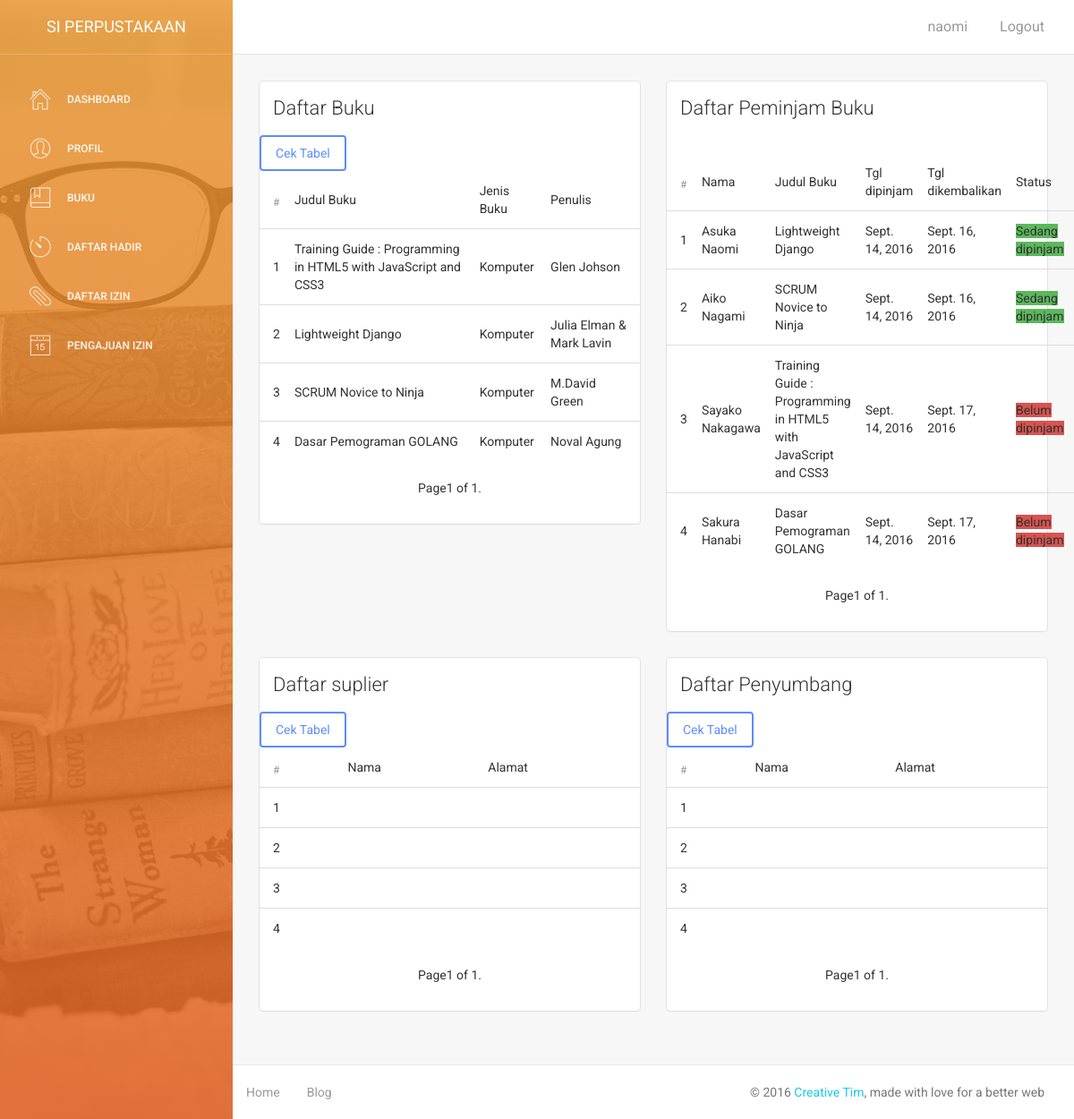
The page /tampil_tabel/ (signed in) on the database its author committed.
### buku/models.py (models this page shows, shortened)
class data_buku(models.Model):
	JENIS_BUKU_CHOICE = {
		('Novel','novel'),
		('Cerpen','Cerpen'),
		('Majalah','majalah'),
		('Komik','komik'),
		('Manga','manga'),
		('Komputer','komputer'),
		('Sekolah','sekolah')
	}
	judul_buku = models.CharField(max_length = 100)
	jenis_buku = models.CharField(max_length = 50, choices = JENIS_BUKU_CHOICE)
	penulis = models.CharField(max_length = 50)
	tgl_terbit = models.DateField()
	penerbit = models.CharField(max_length = 50)

### karyawan/models.py (models this page shows, shortened)
class data_transaksi_peminjaman(models.Model):
	nama_peminjam = models.ForeignKey(biodata)
	judul_buku = models.CharField(max_length = 100)
	tgl_buku_dipinjam = models.DateField(null = True)
	tgl_buku_dikembalikan = models.DateField(null = True)
	status = models.BooleanField(default = False)

### anggota/models.py (models this page shows)
class biodata(models.Model):
	JENIS_KELAMIN_CHOICE = {
		('Pria','pria'),
		('Wanita','wanita')
	}
	PILIH_STATUS_CHOICE = {
		('Bekerja','bekerja'),
		('Pelajar','pelajar'),
		('Mahasiswa','mahasiswa'),
		('Umum','umum')
	}
	nama = models.CharField(max_length = 100)
	jenis_kelamin = models.CharField(max_length = 15, choices = JENIS_KELAMIN_CHOICE)
	tgl_lahir = models.DateField()
	alamat = models.TextField()
	no_telepon = models.CharField(max_length=12)
	email = models.EmailField()
	status = models.CharField(max_length = 50, choices = PILIH_STATUS_CHOICE)
	foto_anggota = models.ImageField(upload_to = "upload", null = True)
	def __unicode__(self):
		return self.nama

### buku/views.py (the view)
# urls.py: url(r'^tampil_tabel/', buku_views.tampil_tabel,),
@login_required(login_url = settings.LOGIN_KARYAWAN_URL)
def tampil_tabel(request):
	daftar_buku = data_buku.objects.all()
	paginator = Paginator(daftar_buku, 10)
	page = request.GET.get('page')
	try:
		daftar_buku = paginator.page(page)
	except PageNotAnInteger:
		daftar_buku = paginator.page(1)
	except EmptyPage:
		daftar_buku = paginator.page(paginator.num_pages)
	daftar_pinjam = data_transaksi_peminjaman.objects.all()
	paginator = Paginator(daftar_pinjam, 5)
	page = request.GET.get('page')
	try:
		daftar_pinjam = paginator.page(page)
	except PageNotAnInteger:
		daftar_pinjam = paginator.page(1)
	except EmptyPage:
		daftar_pinjam = paginator.page(paginator.num_pages)
	daftar_suplier = suplier_buku.objects.all()
	pagination = Paginator(daftar_suplier, 5)
	page = request.GET.get('page')
	try:
		daftar_suplier = paginator.page(page)
	except PageNotAnInteger:
		daftar_suplier = paginator.page(1)
	except EmptyPage:
		daftar_suplier = paginator.page(paginator.num_pages)
	daftar_penyumbang = penyumbang_buku.objects.all()
	pagination = Paginator(daftar_penyumbang, 5)
	page = request.GET.get('page')
	try:
		daftar_penyumbang = paginator.page(page)
	except PageNotAnInteger:
		daftar_penyumbang = paginator.page(1)
	except EmptyPage:
		daftar_penyumbang = paginator.page(paginator.num_pages)
	return render(request, "tampil_tabel.html",{'daftar_buku':daftar_buku,'daftar_pinjam':daftar_pinjam,'daftar_suplier':daftar_suplier,'daftar_penyumbang':daftar_penyumbang})

### buku/templates/tampil_tabel.html (shortened to what this page needs)
{% extends "base-karyawan.html" %}
{% load buku_helper %}
{% block buku %}
<div class="col-md-6">
	<div class="card">
     	<div class="header">
             <h4 class="title">Daftar Buku</h4>
        </div>
        <div class="content table-responsive table-full-width">
         		<a href="/daftar_buku/"><button class="btn btn-primary">Cek Tabel</button></a>
			<br />
		<div class="table-responsive">
            <table class="table table-hover">
				<thead>
					<tr>
						<th>#</th>
						<td>Judul Buku</td>
						<td>Jenis Buku</td>
						<td>Penulis</td>
					</tr>
				</thead>
					<tbody>
						{% if daftar_buku %}
							{% for buku in daftar_buku %}
								<tr>
									<td>{{ forloop.counter }}</td>
									<td>{{ buku.judul_buku }}</td>
									<td>{{ buku.jenis_buku }}</td>
									<td>{{ buku.penulis }}</td>
								</tr>
							{% endfor %}
						{% else %}
								<tr>
									<td colspan="3" style="text-align:center;">Tidak ada data buku ..</td>
								</tr>
						{% endif %}
					</tbody>
			</table>
		</div>
			<ul class="pager">
					<li class="current">
						Page{{ daftar_buku.number }} of {{ daftar_buku.paginator.num_pages }}.
					</li>
			</ul>
		</div>
	</div>
</div>
{% endblock %}
{% block peminjam %}
<div class="col-md-6">
	<div class="card">
     	<div class="header">
             <h4 class="title">Daftar Peminjam Buku</h4>
        </div>
        <div class="content table-responsive table-full-width">
			<br />
		<div class="table-responsive">
            <table class="table table-hover">
				<thead>
					<tr>
						<th>#</th>
						<td>Nama</td>
						<td>Judul Buku</td>
						<td>Tgl dipinjam</td>
						<td>Tgl dikembalikan</td>
						<td>Status</td>
					</tr>
				</thead>
					<tbody>
						{% if daftar_pinjam %}
							{% for pinjam in daftar_pinjam %}
								<tr>
									<td>{{ forloop.counter }}</td>
									<td>{{ pinjam.nama_peminjam }}</td>
									<td>{{ pinjam.judul_buku }}</td>
									<td>{{ pinjam.tgl_buku_dipinjam }}</td>
									<td>{{ pinjam.tgl_buku_dikembalikan }}</td>
									<td>
										{% if pinjam.status %}
												<span class="lable label-success">Sedang dipinjam</span>
											{% else %}
												<span class="lable label-danger">Belum dipinjam</span>
										{% endif %}
									</td>
								</tr>
							{% endfor %}
						{% else %}
								<tr>
									<td colspan="3" style="text-align:center;">Tidak ada data peminjam ..</td>
								</tr>
						{% endif %}
					</tbody>
			</table>
		</div>
			<ul class="pager">
					<li class="current">
						Page{{ daftar_pinjam.number }} of {{ daftar_pinjam.paginator.num_pages }}.
					</li>
			</ul>
		</div>
	</div>
</div>
{% endblock %}
{% block suplier %}
<div class="col-md-6">
	<div class="card">
     	<div class="header">
             <h4 class="title">Daftar suplier</h4>
        </div>
        <div class="content table-responsive table-full-width">
        		<a href="/daftar_suplier/"><button class="btn btn-primary">Cek Tabel</button></a>
			<br />
		<div class="table-responsive">
            <table class="table table-hover">
				<thead>
					<tr>
						<th>#</th>
						<td>Nama</td>
						<td>Alamat</td>
					</tr>
				</thead>
					<tbody>
						{% if daftar_suplier %}
							{% for suplier in daftar_suplier %}
								<tr>
									<td>{{ forloop.counter }}</td>
									<td>{{ suplier.nama_suplier }}</td>
									<td>{{ suplier.alamat_suplier }}</td>
								</tr>
							{% endfor %}
						{% endif %}
					</tbody>
			</table>
		</div>
			<ul class="pager">
					<li class="current">
						Page{{ daftar_suplier.number }} of {{ daftar_suplier.paginator.num_pages }}.
					</li>
			</ul>
		</div>
	</div>
</div>
{% endblock %}
{% block penyumbang %}
<div class="col-md-6">
	<div class="card">
     	<div class="header">
             <h4 class="title">Daftar Penyumbang</h4>
        </div>
        <div class="content table-responsive table-full-width">
        		<a href="/daftar_penyumbang/"><button class="btn btn-primary">Cek Tabel</button></a>
			<br />
		<div class="table-responsive">
            <table class="table table-hover">
				<thead>
					<tr>
						<th>#</th>
						<td>Nama</td>
						<td>Alamat</td>
					</tr>
				</thead>
					<tbody>
						{% if daftar_penyumbang %}
							{% for penyumbang in daftar_penyumbang %}
								<tr>
									<td>{{ forloop.counter }}</td>
									<td>{{ penyumbang.nama_penyumbang }}</td>
									<td>{{ penyumbang.alamat_penyumbang }}</td>
								</tr>
							{% endfor %}
						{% endif %}
					</tbody>
			</table>
		</div>
			<ul class="pager">
					<li class="current">
						Page{{ daftar_penyumbang.number }} of {{ daftar_penyumbang.paginator.num_pages }}.
					</li>
			</ul>
		</div>
	</div>
</div>
{% endblock %}

### templates/base-karyawan.html (shortened to what this page needs)
{% load staticfiles %}
<!DOCTYPE html>
<html lang="en">
<head>
    {% include "head.html" %}
</head>
<body>
<div class="wrapper">
    <div class="sidebar" data-color="orange" data-image="{% static 'img/stack-of-books.jpg' %}">
<div class="sidebar-wrapper">
            <div class="logo">
                <a href="/profil_karyawan/" class="simple-text">
                    SI Perpustakaan
                </a>
            </div>
            <ul class="nav">
                <li>
                    <a href="/dashboard/">
                        <i class="pe-7s-home"></i>
                        <p>Dashboard</p>
                    </a>
                </li>
                <li>
                    <a href="/profil_karyawan/">
                        <i class="pe-7s-user"></i>
                        <p>Profil</p>
                    </a>
                </li>
                <li>
                    <a href="/tampil_tabel/">
                        <i class="pe-7s-notebook"></i>
                        <p>Buku</p>
                    </a>
                </li>
                <li>
                    <a href="/daftar_hadir/">
                        <i class="pe-7s-timer"></i>
                        <p>Daftar hadir</p>
                    </a>
                </li>
                <li>
                    <a href="/daftar_izin/">
                        <i class="pe-7s-paperclip"></i>
                        <p>Daftar Izin</p>
                    </a>
                </li>
                <li>
                    <a href="/pengajuan_izin/">
                        <i class="pe-7s-date"></i>
                        <p>Pengajuan izin</p>
                    </a>
                </li>
            </ul>
        </div>
    </div>
    <div class="main-panel">
        <nav class="navbar navbar-default navbar-fixed">
            <div class="container-fluid">
                <div class="collapse navbar-collapse">
                    <ul class="nav navbar-nav navbar-right">
                        {% if request.user.is_authenticated %}
                            <li><a href="">{{ request.session.username }}</a></li>
                            <li><a href="/logout/">Logout</a></li>
                        {% endif %}
                    </ul>
                </div>
            </div>
        </nav>
        <div class="content">
            <div class="container-fluid">
                <div class="row">
                    {% block buku %}
                    {% endblock %}
                    {% block peminjam %}
                    {% endblock %}
                </div>
                <div class="row">
                    {% block suplier %}
                    {% endblock %}
                    {% block penyumbang %}
                    {% endblock %}
                </div>
            </div>
        </div>
        <footer class="footer">
            <div class="container-fluid">
                <nav class="pull-left">
                    <ul>
                        <li>
                            <a href="/">
                                Home
                            </a>
                        </li>
                        <li>
                            <a href="#">
                                Blog
                            </a>
                        </li>
                    </ul>
                </nav>
                <p class="copyright pull-right">
                    &copy; 2016 <a href="http://www.creative-tim.com">Creative Tim</a>, made with love for a better web
                </p>
            </div>
        </footer>
    </div>
</div>
</body>
</html>

### templates/head.html (shortened to what this page needs)
    <link href="/static/css/bootstrap.min.css" rel="stylesheet">
    <link rel="stylesheet" type="text/css" href="/static/css/animate.min.css">
    <link rel="stylesheet" type="text/css" href="/static/css/light-bootstrap-dashboard.css">
    <link rel="stylesheet" type="text/css" href="/static/css/pe-icon-7-stroke.css">
   	<link rel="stylesheet" type="text/css" href="/static/font-awesome/css/font-awesome.min.css">
    <link href="/static/css/morris.css" rel="stylesheet">

### templates/js.html (shortened to what this page needs)
{% load staticfiles %}

### rows shown on the page
data_buku: judul_buku "Training Guide : Programming in HTML5 with JavaScript and CSS3", jenis_buku "Komputer", penulis "Glen Johson"
data_buku: judul_buku "Lightweight Django", jenis_buku "Komputer", penulis "Julia Elman & Mark Lavin"
data_buku: judul_buku "SCRUM Novice to Ninja", jenis_buku "Komputer", penulis "M.David Green"
data_buku: judul_buku "Dasar Pemograman GOLANG", jenis_buku "Komputer", penulis "Noval Agung"
data_transaksi_peminjaman: nama_peminjam "Asuka Naomi", judul_buku "Lightweight Django", tgl_buku_dipinjam "Sept. 14, 2016", tgl_buku_dikembalikan "Sept. 16, 2016", status "Sedang dipinjam"
data_transaksi_peminjaman: nama_peminjam "Aiko Nagami", judul_buku "SCRUM Novice to Ninja", tgl_buku_dipinjam "Sept. 14, 2016", tgl_buku_dikembalikan "Sept. 16, 2016", status "Sedang dipinjam"
data_transaksi_peminjaman: nama_peminjam "Sayako Nakagawa", judul_buku "Training Guide : Programming in HTML5 with JavaScript and CSS3", tgl_buku_dipinjam "Sept. 14, 2016", tgl_buku_dikembalikan "Sept. 17, 2016", status "Belum dipinjam"
data_transaksi_peminjaman: nama_peminjam "Sakura Hanabi", judul_buku "Dasar Pemograman GOLANG", tgl_buku_dipinjam "Sept. 14, 2016", tgl_buku_dikembalikan "Sept. 17, 2016", status "Belum dipinjam"

### other values the page prints
{{ request.session.username }} "naomi"
{{ daftar_buku.number }} "1"
{{ daftar_buku.paginator.num_pages }} "1"
{{ daftar_pinjam.number }} "1"
{{ daftar_pinjam.paginator.num_pages }} "1"
{{ daftar_suplier.number }} "1"
{{ daftar_suplier.paginator.num_pages }} "1"
{{ daftar_penyumbang.number }} "1"
{{ daftar_penyumbang.paginator.num_pages }} "1"
